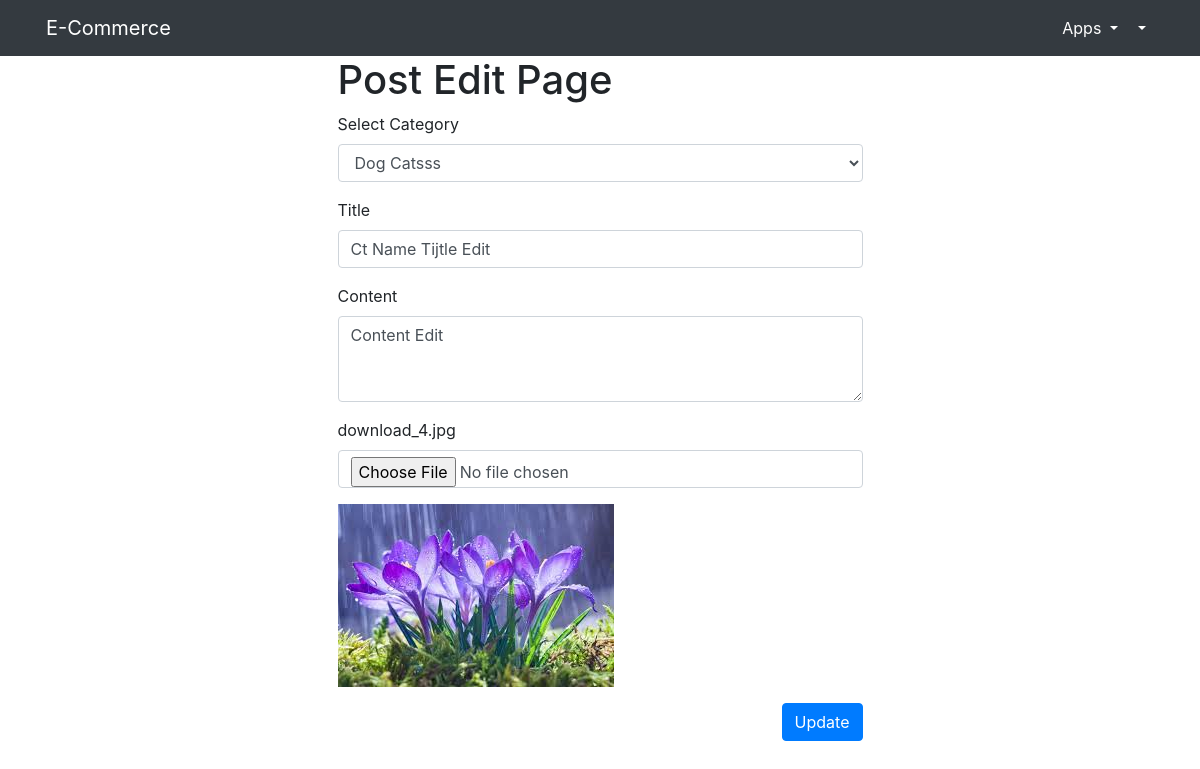
Screenshot of /post/edit/1 with the database file from the repository.
### app.py (models this page shows)
class Post(db.Model):
    id = db.Column(db.Integer,primary_key=True)
    title = db.Column(db.String(200),nullable=False)
    image = db.Column(db.String(200),nullable=False)
    content = db.Column(db.String(200),nullable=False)
    cat_id = db.Column(db.Integer)
    created_at = db.Column(db.DateTime,default=datetime.utcnow())

### app.py (the view)
@app.route('/post/edit/<int:id>',methods=['POST','GET'])
def postEdit(id):
    posts = Post.query.get_or_404(id)
    context = {
        "title":"Post Edit page",
        "cats" : Category.query.all(),
        "posts": posts
    }
    if request.method=='POST':
        filename = ''
        file = request.files['images']
        if file.filename =='':
            return redirect('/post/edit')
        if file and allowed_file(file.filename):
            filename = secure_filename(file.filename)
            file.save(os.path.join(app.config['UPLOAD_FOLDER'],filename))
        title = request.form['title']
        cat_id = request.form['catid']
        content = request.form['content']
        posts.title = title
        posts.cat_id = cat_id
        posts.image = filename
        posts.content = content
        try:
            db.session.commit()  #  if success
            return redirect('/post')
        except:
            return redirect('post/edit')
    else:
        return render_template('post_edit.html',context=context)

### templates/post_edit.html
{% extends 'base.html' %}
{% block content %}
<div class="container">
  <div class=" col-md-6 offset-md-3">
   <h1>Post Edit Page</h1>
   <form method="POST" enctype="multipart/form-data">
    <div class="form-group">
    <label for="catid">Select Category</label>
    <select class="form-control" id="catid" name="catid">
      {% for cat in context.cats %}
      <option value="{{cat.id}}">{{cat.name}}</option>
      {%endfor%}
    </select>
  </div>
       <div class="form-group">
        <label for="title"> Title </label>
        <input type="text" class="form-control" value="{{context.posts.title}}" id="title" placeholder="Title" name="title">
      </div>
      <div class="form-group">
        <label for="content">Content</label>
        <textarea class="form-control" id="content" rows="3" name="content">{{context.posts.content}}</textarea>
      </div>
      <div class="form-group">
        <label for="img">{{context.posts.image }}</label>
        <input type="file" class="form-control" id="img" name="images" value="{{url_for('static',filename='imgs/'+context.posts.image)}}">
      </div>
      <div class="form-group">
        <img src="{{url_for('static',filename='imgs/'+context.posts.image)}}" class="img-fuid" alt="Default Image">
      </div>
       <button type="submit" class="btn btn-primary float-right">Update</button>
     </form>
  </div>
</div>
{% endblock %}

### rows the page displays
Post: title "Ct Name Tijtle Edit", content "Content Edit", posts.image "download_4.jpg", image (picture)

### other values shown
form field catid "Dog Catsss"
